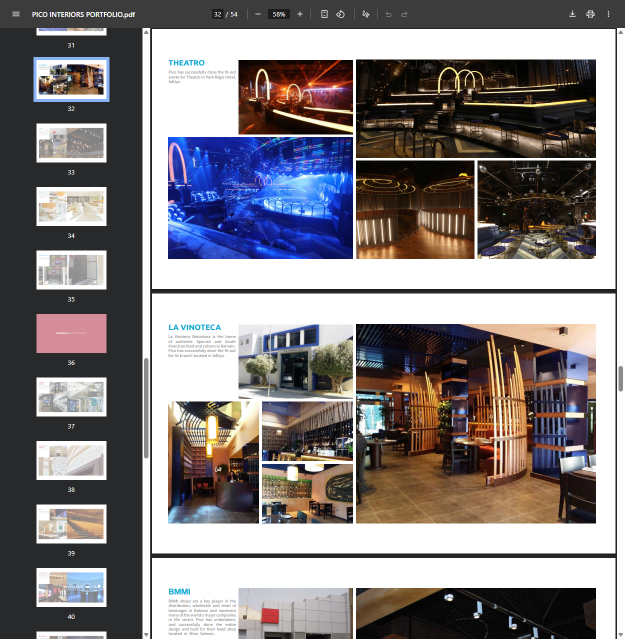
#> input picture int-p31-full.png, 1249 x 1277 px (shown at 1/2 size)
$ python enhance_catalog_images.py --root ..
#> lines starting #> are read from the running program, lines starting #| are printed output that depends on the picture
from __future__ import annotations

import argparse
from pathlib import Path

from PIL import Image, ImageEnhance, ImageFilter


def parse_args() -> argparse.Namespace:
    parser = argparse.ArgumentParser(description="Upscale and lightly sharpen imported catalog images.")
    parser.add_argument("--root", required=True, help="Root folder that contains imported catalog images.")
    parser.add_argument("--min-width", type=int, default=900, help="Target minimum width for images.")
    return parser.parse_args()


def enhance_image(path: Path, min_width: int) -> bool:
#> called with min_width = 900
    try:
        with Image.open(path) as image:
#> image is the input picture: PIL image 1249x1277 RGB; mean R, G, B 130.5, 125.2, 127.2
            image = image.convert("RGB")
            width, height = image.size
#> width = 1249; height = 1277
            if width < min_width:
                ratio = min_width / width
                new_size = (int(width * ratio), int(height * ratio))
                image = image.resize(new_size, Image.Resampling.LANCZOS)

            image = ImageEnhance.Sharpness(image).enhance(1.2)
            image = ImageEnhance.Contrast(image).enhance(1.04)
            image = image.filter(ImageFilter.UnsharpMask(radius=1.4, percent=125, threshold=3))
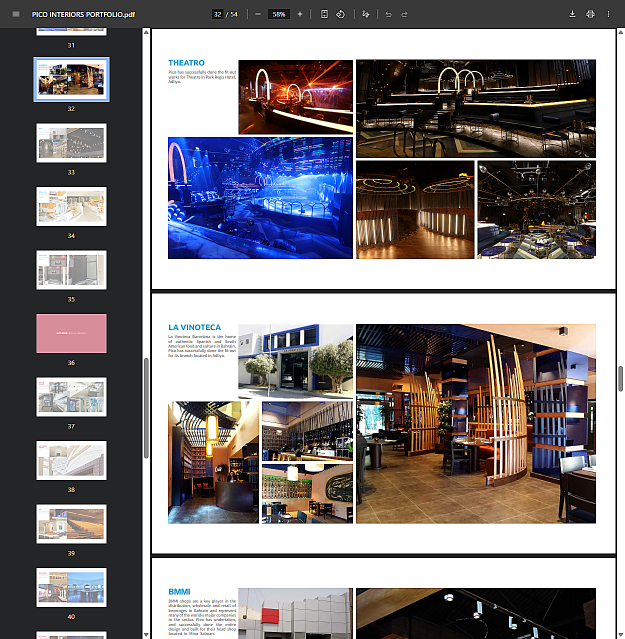
#> image: PIL image 1249x1277 RGB (shown at 1/2 size); mean R, G, B 127.2, 122, 124.4
            image.save(path, quality=95, optimize=True)
        return True
    except Exception:
        return False


def main() -> None:
    args = parse_args()
    root = Path(args.root)
    processed = 0
    for path in root.rglob("*"):
        if path.suffix.lower() not in {".jpg", ".jpeg", ".png"}:
            continue
        if enhance_image(path, args.min_width):
            processed += 1

    print(f"Enhanced {processed} images.")


if __name__ == "__main__":
    main()
